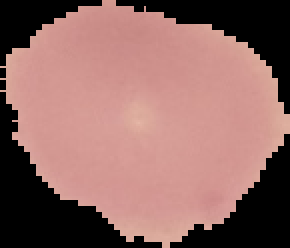
#> input picture holdout_dataset/C100P61ThinF_IMG_20150918_144348_cell_40.png, 145 x 124 px (shown 2 times larger)
$ python -i malaria_model.py   (imports and definitions only)
#> lines starting #> are read from the running program, lines starting #| are printed output that depends on the picture
"""
PlasmoAI - Core Machine Learning Inference Engine for Malaria Detection
Native pure-vectorized Convolutional Neural Network forward pass from models/CNN.h5
"""

import os
import io
import base64
import json
import pyfive
import numpy as np
from PIL import Image, ImageOps, ImageFilter

class MalariaCNN:
    def __init__(self, h5_path="models/CNN.h5"):
        self.h5_path = h5_path
        self.weights = {}
        self.classes = {0: "Parasitized", 1: "Uninfected"}
        self.load_weights()

    def load_weights(self):
        """Loads and converts all layer weights from HDF5 file into numpy arrays."""
        if not os.path.exists(self.h5_path):
            raise FileNotFoundError(f"Model file not found at {self.h5_path}")

        f = pyfive.File(self.h5_path)
        w = f['model_weights']

        # Conv2D Layer 1 (32 filters, 3x3x3)
        self.weights['c1_kernel'] = np.asarray(w['conv2d_10']['conv2d_10']['kernel:0'][:], dtype=np.float32)
        self.weights['c1_bias'] = np.asarray(w['conv2d_10']['conv2d_10']['bias:0'][:], dtype=np.float32)

        # BatchNormalization Layer 1
        self.weights['bn1_gamma'] = np.asarray(w['batch_normalization_20']['batch_normalization_20']['gamma:0'][:], dtype=np.float32)
        self.weights['bn1_beta'] = np.asarray(w['batch_normalization_20']['batch_normalization_20']['beta:0'][:], dtype=np.float32)
        self.weights['bn1_mean'] = np.asarray(w['batch_normalization_20']['batch_normalization_20']['moving_mean:0'][:], dtype=np.float32)
        self.weights['bn1_var'] = np.asarray(w['batch_normalization_20']['batch_normalization_20']['moving_variance:0'][:], dtype=np.float32)

        # Conv2D Layer 2 (32 filters, 3x3x32)
        self.weights['c2_kernel'] = np.asarray(w['conv2d_11']['conv2d_11']['kernel:0'][:], dtype=np.float32)
        self.weights['c2_bias'] = np.asarray(w['conv2d_11']['conv2d_11']['bias:0'][:], dtype=np.float32)

        # BatchNormalization Layer 2
        self.weights['bn2_gamma'] = np.asarray(w['batch_normalization_21']['batch_normalization_21']['gamma:0'][:], dtype=np.float32)
        self.weights['bn2_beta'] = np.asarray(w['batch_normalization_21']['batch_normalization_21']['beta:0'][:], dtype=np.float32)
        self.weights['bn2_mean'] = np.asarray(w['batch_normalization_21']['batch_normalization_21']['moving_mean:0'][:], dtype=np.float32)
        self.weights['bn2_var'] = np.asarray(w['batch_normalization_21']['batch_normalization_21']['moving_variance:0'][:], dtype=np.float32)

        # Dense Layer 1 (3872 -> 512)
        self.weights['d1_kernel'] = np.asarray(w['dense_15']['dense_15']['kernel:0'][:], dtype=np.float32)
        self.weights['d1_bias'] = np.asarray(w['dense_15']['dense_15']['bias:0'][:], dtype=np.float32)

        # BatchNormalization Layer 3
        self.weights['bn3_gamma'] = np.asarray(w['batch_normalization_22']['batch_normalization_22']['gamma:0'][:], dtype=np.float32)
        self.weights['bn3_beta'] = np.asarray(w['batch_normalization_22']['batch_normalization_22']['beta:0'][:], dtype=np.float32)
        self.weights['bn3_mean'] = np.asarray(w['batch_normalization_22']['batch_normalization_22']['moving_mean:0'][:], dtype=np.float32)
        self.weights['bn3_var'] = np.asarray(w['batch_normalization_22']['batch_normalization_22']['moving_variance:0'][:], dtype=np.float32)

        # Dense Layer 2 (512 -> 256)
        self.weights['d2_kernel'] = np.asarray(w['dense_16']['dense_16']['kernel:0'][:], dtype=np.float32)
        self.weights['d2_bias'] = np.asarray(w['dense_16']['dense_16']['bias:0'][:], dtype=np.float32)

        # BatchNormalization Layer 4
        self.weights['bn4_gamma'] = np.asarray(w['batch_normalization_23']['batch_normalization_23']['gamma:0'][:], dtype=np.float32)
        self.weights['bn4_beta'] = np.asarray(w['batch_normalization_23']['batch_normalization_23']['beta:0'][:], dtype=np.float32)
        self.weights['bn4_mean'] = np.asarray(w['batch_normalization_23']['batch_normalization_23']['moving_mean:0'][:], dtype=np.float32)
        self.weights['bn4_var'] = np.asarray(w['batch_normalization_23']['batch_normalization_23']['moving_variance:0'][:], dtype=np.float32)

        # Dense Layer 3 Output (256 -> 2)
        self.weights['d3_kernel'] = np.asarray(w['dense_17']['dense_17']['kernel:0'][:], dtype=np.float32)
        self.weights['d3_bias'] = np.asarray(w['dense_17']['dense_17']['bias:0'][:], dtype=np.float32)

    # [208 lines left out: functions _conv2d_valid, _maxpool2d, _batch_norm, generate_attention_map, predict, get_model_summary, not called in this run]

>>> import cv2
>>> picture = cv2.imread('holdout_dataset/C100P61ThinF_IMG_20150918_144348_cell_40.png', cv2.IMREAD_GRAYSCALE)
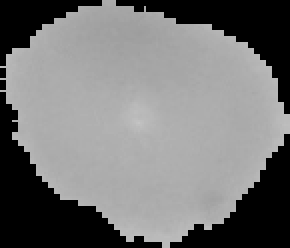
#> picture: shape (124, 145) (shown 2 times larger); min 0, max 197, mean 117.8
>>> result = MalariaCNN().generate_attention_map(picture)
#> (the run stopped early here; a loop or call above may not have finished)

$ run again, on holdout_dataset/C102P63ThinF_IMG_20150918_161508_cell_195.png
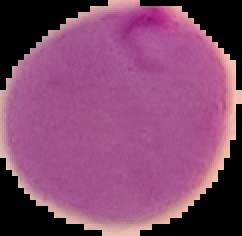
#> input picture holdout_dataset/C102P63ThinF_IMG_20150918_161508_cell_195.png, 121 x 118 px (shown 2 times larger)
#> `picture = cv2.imread('holdout_dataset/C100P61ThinF_IMG_20150918_144348..`:
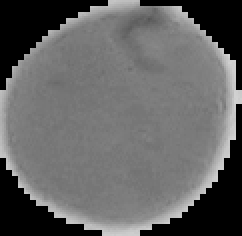
#> picture: shape (118, 121) (shown 2 times larger); min 0, max 213, mean 99.6

$ run again, on holdout_dataset/C112P73ThinF_IMG_20150930_131401_cell_167.png
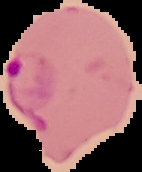
#> input picture holdout_dataset/C112P73ThinF_IMG_20150930_131401_cell_167.png, 142 x 172 px
#> `picture = cv2.imread('holdout_dataset/C100P61ThinF_IMG_20150918_144348..`:
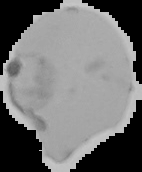
#> picture: shape (172, 142); min 0, max 200, mean 113.7

$ run again, on holdout_dataset/C112P73ThinF_IMG_20150930_131753_cell_107.png
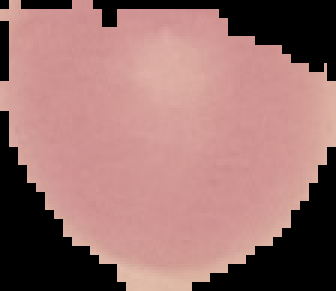
#> input picture holdout_dataset/C112P73ThinF_IMG_20150930_131753_cell_107.png, 112 x 97 px (shown 3 times larger)
#> `picture = cv2.imread('holdout_dataset/C100P61ThinF_IMG_20150918_144348..`:
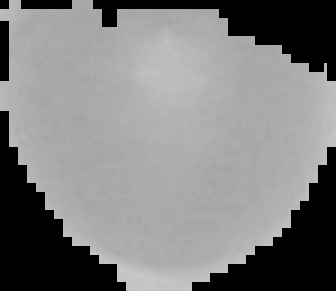
#> picture: shape (97, 112) (shown 3 times larger); min 0, max 201, mean 127.4
